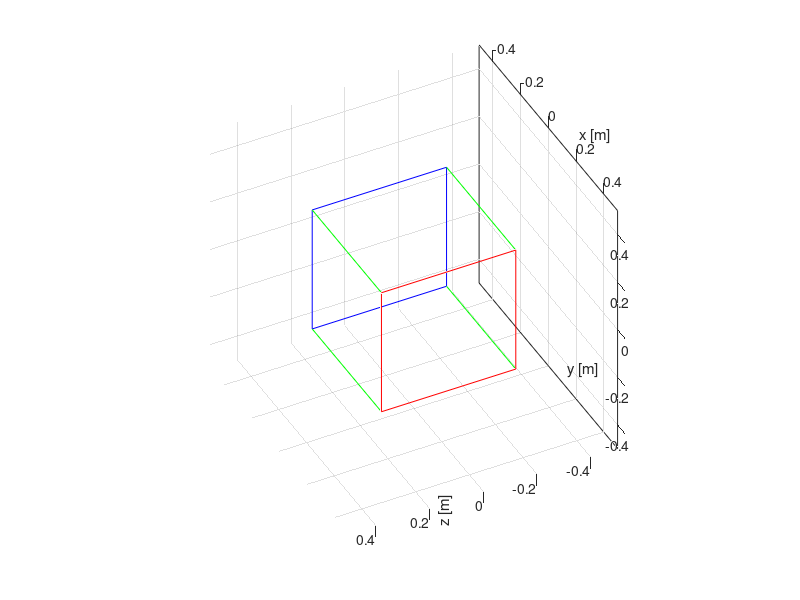

Recreate this plot in MATLAB. (Note: this script raises an error after producing the figure.)
%% Angular velocity
% Simulation and animation of a rotating cube and its angular velocity
% vector.
%
%%

clear ; close all ; clc

%% Cube

% Cube edge length [m]
L = 0.5; 

% Side 1 (Front)
c1 = [ L/2 -L/2  L/2];
c2 = [ L/2 -L/2 -L/2];
c3 = [ L/2  L/2 -L/2];
c4 = [ L/2  L/2  L/2];

side1 = [c1 ; c2 ; c3 ; c4 ; c1];

% Side 2 (Rear)
c5 = [-L/2 -L/2  L/2];
c6 = [-L/2 -L/2 -L/2];
c7 = [-L/2  L/2 -L/2];
c8 = [-L/2  L/2  L/2];

side2 = [c5 ; c6 ; c7 ; c8 ; c5];

% Connections
c15 = [c1 ; c5];
c26 = [c2 ; c6];
c37 = [c3 ; c7];
c48 = [c4 ; c8];

figure
hold on ; grid on ; box on ; axis equal
set(gca,'xlim',[-L L],'ylim',[-L L],'zlim',[-L L],'CameraPosition',[5.2490 4.6237 2.7053])
% Side 1
plot3(side1(:,1),side1(:,2),side1(:,3),'r')
% Side 2
plot3(side2(:,1),side2(:,2),side2(:,3),'b')
% Connections
plot3(c15(:,1),c15(:,2),c15(:,3),'g')
plot3(c26(:,1),c26(:,2),c26(:,3),'g')
plot3(c37(:,1),c37(:,2),c37(:,3),'g')
plot3(c48(:,1),c48(:,2),c48(:,3),'g')

xlabel('x [m]')
ylabel('y [m]')
zlabel('z [m]')

%% Simulation

% Video
tF      = 15;                   % Final time                    [s]
fR      = 60;                   % Frame rate                    [fps]
dt      = 1/fR;                 % Time resolution               [s]
time    = linspace(0,tF,tF*fR); % Time                          [s]

w       = [1 0 0];

corners = [c1 ; c2 ; c3 ; c4  ; c5 ; c6 ; c7 ; c8];

% Preallocating
x = zeros(length(time),8);
y = zeros(length(time),8);
z = zeros(length(time),8);

for i=1:size(corners,1)

    states_1_init = corners(i,:);
    [time,states_1] = ode45(@(t,states) dot_kinematics(t,states,w),time,states_1_init); 

    % Retrieving states
    % Columns -> corners
    % Rows -> Time
    x(:,i) = states_1(:,1);
    y(:,i) = states_1(:,2);
    z(:,i) = states_1(:,3); 
    
end

plot3(x,y,z)


%% Animation

% Camera position setup:
raio   = 10;                                % Radius camera position
th  = linspace(0,pi/2,length(time));        % Angle sweep camera
X   = raio*cos(th);
Y   = raio*sin(th);

figure
% set(gcf,'Position',[50 50 1280 720])  % YouTube: 720p
% set(gcf,'Position',[50 50 854 480])   % YouTube: 480p
set(gcf,'Position',[50 50 640 640])     % Social

fact = 1.4;

hold on ; grid on ; box on ; axis equal
set(gca,'FontName','Verdana','FontSize',18)
% set(gca,'Position',[0.2 0.2 0.6 0.6])
set(gca,'xlim',[-fact*L fact*L],'ylim',[-fact*L fact*L],'zlim',[-fact*L fact*L])
set(gca,'XTick',[],'YTick',[],'ZTick',[])
set(gca,'CameraPosition',[5.2490 4.6237 2.7053])

an = annotation('textbox', [0.32 0.9, 0.5, 0.1], 'string', 'Angular velocity','FitBoxToText','on');
an.FontName     = 'Verdana';
an.FontSize     = 18;
an.LineStyle    = 'none';
an.FontWeight   = 'Bold';

% Create and open video writer object
v = VideoWriter('angular_velocity.mp4','MPEG-4');
v.Quality   = 100;
v.FrameRate = fR;
open(v);

for i=1:length(time)
    
    cla

    % Update camera position
    set(gca,'CameraPosition',[X(i)    Y(i)    1])
   
    % Side 1 (Front)
    plot3([x(i,1:4) x(i,1)] , [y(i,1:4) y(i,1)] , [z(i,1:4) z(i,1)],'k','LineWidth',3)
    % Side 2 (Rear)
    plot3([x(i,5:8) x(i,5)] , [y(i,5:8) y(i,5)] , [z(i,5:8) z(i,5)],'k','LineWidth',3)
    % Connections
    plot3([x(i,1) x(i,5)] , [y(i,1) y(i,5)] , [z(i,1) z(i,5)],'k','LineWidth',3)
    plot3([x(i,2) x(i,6)] , [y(i,2) y(i,6)] , [z(i,2) z(i,6)],'k','LineWidth',3)
    plot3([x(i,3) x(i,7)] , [y(i,3) y(i,7)] , [z(i,3) z(i,7)],'k','LineWidth',3)
    plot3([x(i,4) x(i,8)] , [y(i,4) y(i,8)] , [z(i,4) z(i,8)],'k','LineWidth',3)

    % Angular velocity
    plot_vector(0.4*w);
    
%     xlabel('x [m]')
%     ylabel('y [m]')
%     zlabel('z [m]')
    
    frame = getframe(gcf);
    writeVideo(v,frame);

end

close(v);

function dstates = dot_kinematics(~,states,w)

    % Position
    x = states(1);
    y = states(2);
    z = states(3);

    % Angular velocity
    wx = w(1);
    wy = w(2);
    wz = w(3);

    % Dot kinematics
    dx = wy*z - wz*y;
    dy = wz*x - wx*z;
    dz = wx*y - wy*x;
    
    dstates = [dx ; dy ; dz];

end

function plot_vector(v_original)

    % Orientation vector
    % Cartesian coordinates

    
    
    v_x_coord = v_original(1);
    v_y_coord = v_original(2);
    v_z_coord = v_original(3);

    % ABS vector
    v_abs = sqrt(v_x_coord^2 + v_y_coord^2 + v_z_coord^2);

    % Unit vector
    v_x_unit = v_x_coord / v_abs;
    v_y_unit = v_y_coord / v_abs;
    v_z_unit = v_z_coord / v_abs;

    v_unit = [v_x_unit v_y_unit v_z_unit];

    %% Cone
    R = 0.05;       % Radius
    H = 0.2;        % Height
    N = 50;         % Number of points
    [xCy1 , yCy1 , zCy1] = cylinder([0 R], N);

    % Updating arrow to point upward
    zCy1 = -H*zCy1;

    % Cone point at zero and vertical (k)
    x = xCy1(2,:);
    y = yCy1(2,:);
    z = zCy1(2,:);

    v1 = [ x ; y ; z];

    %% Rotations 

    % Rotation 1 (j)
    th_j = atan(sqrt(v_x_unit^2 + v_y_unit^2) / v_z_unit);

    % Rotation matrix (j)
    r_j = [ cos(th_j)        0       sin(th_j)      ;
                0           1           0           ;
            -sin(th_j)       0       cos(th_j)      ];

    % Preallocating
    v2 = zeros(3,size(v1,2));
    
    for i=1:size(v1,2)
        v2(:,i) = r_j*v1(:,i);
    end
    
    xCy2 = xCy1;
    yCy2 = yCy1;
    zCy2 = zCy1;

    xCy2(2,:) = v2(1,:);
    yCy2(2,:) = v2(2,:);
    zCy2(2,:) = v2(3,:);

    % Rotation 2 (k)
    th_k = atan(v_y_unit / v_x_unit);

    % Rotation matrix (k)
    r_k = [ cos(th_k)     -sin(th_k)      0   ;
            sin(th_k)      cos(th_k)      0   ;
            0               0           1   ];

    % Preallocating
    v3 = zeros(3,size(v1,2));
    
    for i=1:size(v2,2)
        v3(:,i) = r_k*v2(:,i);
    end
    
    xCy3 = xCy2;
    yCy3 = yCy2;
    zCy3 = zCy2;

    xCy3(2,:) = v3(1,:);
    yCy3(2,:) = v3(2,:);
    zCy3(2,:) = v3(3,:);

    % Plot
    % Origin
    plot([0 0 0],[0 0 0],'go','MarkerFaceColor','g','MarkerSize',10)
    % Rod
    plot3([0 v_x_coord],[0 v_y_coord],[0 v_z_coord],'g','LineWidth',3) 

    m = surf(xCy3+(v_unit(1)*(H+v_abs)), yCy3+ (v_unit(2)*(H+v_abs)), zCy3+(v_unit(3)*(H+v_abs)));
    set(m,'edgealpha',0.1,'facecolor',[0 1 0])
%     set(m,'edgealpha',0,'facecolor',[1 0 0],'facealpha',0.2)

end
